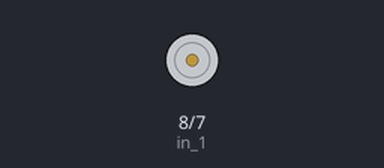
Simulated run of this sketch. Board: Arduino Uno, built with avr-gcc and run on an emulated ATmega328P. Shown: motor-driver pin pairs drawn as motors (green arrow = first pin HIGH = forward, orange = second pin HIGH = backward, longer = more drive, scaled by the enable pin).

Above: at 0.2 s.
At 1.2 s:
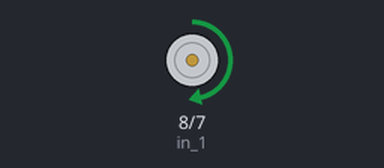
At 2.7 s:
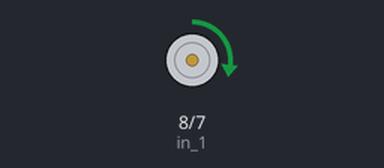
At 5.7 s:
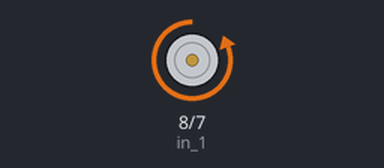
Timing chart, 0 to 8.5 s (numbered marks = the images above):
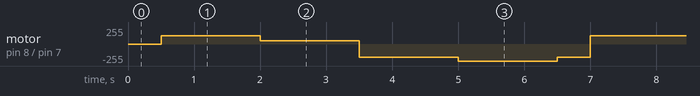

The sketch:

Motor.ino
```cpp
#define in_1 8
#define in_2 7
#define en_1 6
void setup() {
  // put your setup code here, to run once:
pinMode(in_1,OUTPUT);
pinMode(in_2,OUTPUT);
pinMode(en_1,OUTPUT);
}
void loop() {
  // put your main code here, to run repeatedly:
analogWrite(en_1,200);
delay(500);

digitalWrite(in_1,HIGH);
digitalWrite(in_2,LOW);
analogWrite(en_1,125);
delay(1500);

analogWrite(en_1,50);
digitalWrite(in_1,HIGH);
digitalWrite(in_2,LOW);
delay(1500);

analogWrite(en_1,200);
digitalWrite(in_1,LOW);
digitalWrite(in_2,HIGH);
delay(1500);

analogWrite(en_1,255);
digitalWrite(in_1,LOW);
digitalWrite(in_2,HIGH);

delay(1500);

}
```

Measured:
- by itself, motor on pin 8 (in_1) / pin 7 (in_2): repeats every 6.5 s: forward 50/255 1.5 s, backward 200/255 1.5 s, backward 255/255 1.5 s, backward 200/255 0.50 s, forward 125/255 1.5 s
